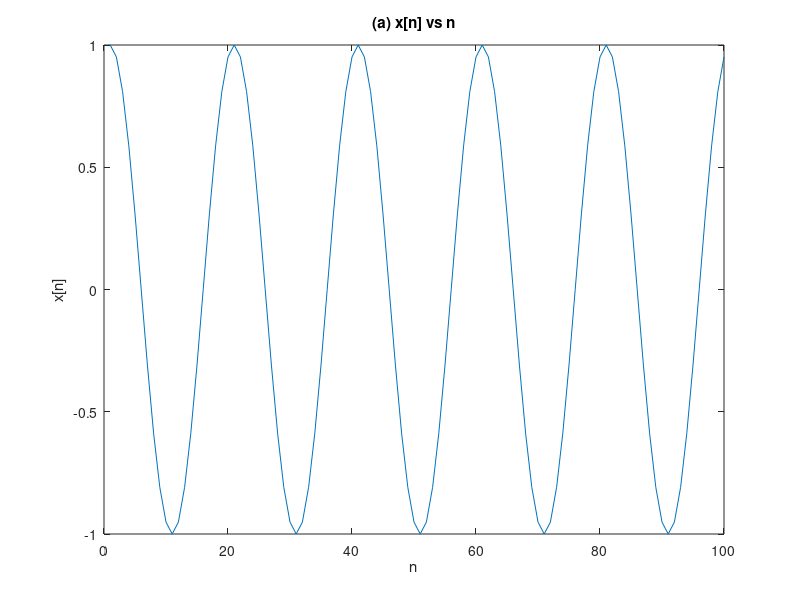
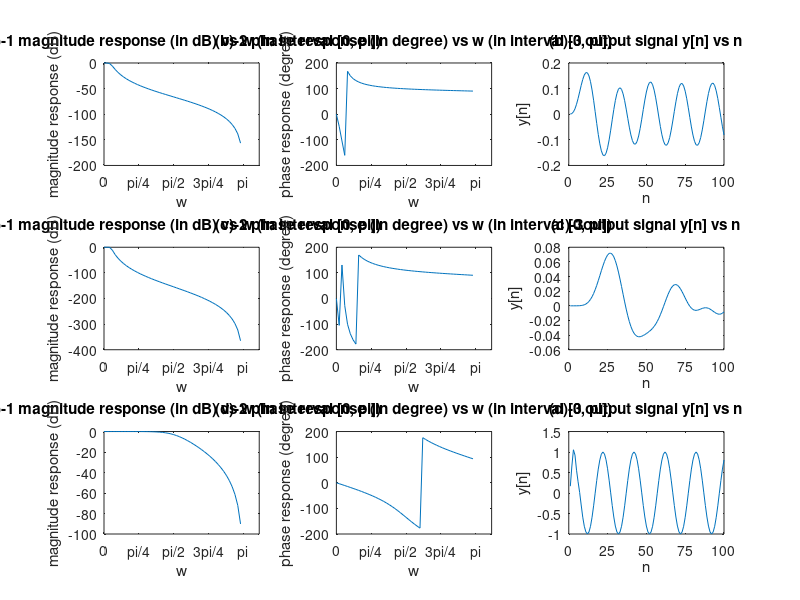

MATLAB code for these plots, in order:
clear all; clc;

%% (a)

Ts = 1 / 20; 
% sampling interval and the sampling frequency is fs = 1/Ts = 20 Hz
n = 1:100;
x = cos(2*pi*(n-1)*Ts);

figure(1);
plot(n, x);
title("(a) x[n] vs n");
xlabel("n");
ylabel("x[n]");

%% (b)

L = 3; % Filter order
fc = 0.05; % Cutoff frequency
[b, a] = butter(L, fc, "low");
K = 50;
% K-point complex frequency response vector H
% K-point frequency vecctor w in radians/sample of the filter
[H, w] = freqz(b, a, K);

figure(2);
Mag_H = 20 * log10(abs(H)); % magnitude of H in db

subplot(3, 3, 1);
plot(w, Mag_H);
title("(b)-1 magnitude response (in dB) vs w (in interval [0, pi])");
xlabel("w");
ylabel("magnitude response (dB)");
xticks([0, pi/4, pi/2, 3*pi/4, pi]);
xticklabels({"0", "\pi/4", "\pi/2", "3\pi/4", "\pi"});

phase = atan2(imag(H), real(H)); % arctan(imag(H)/real(H))
phase = phase * 180 / pi; % from radian to degree

subplot(3, 3, 2);
plot(w, phase);
xticks([0, pi/4, pi/2, 3*pi/4, pi]);
xticklabels({"0", "\pi/4", "\pi/2", "3\pi/4", "\pi"});
title("(b)-2 phase response (in degree) vs w (in interval [0, pi])");
xlabel("w");
ylabel("phase response (degree)");

y = filter(b, a, x); % output signal

subplot(3, 3, 3);
plot(n, y);
title("(b)-3 output signal y[n] vs n");
xlabel("n");
ylabel("y[n]");
xticks([0, 25, 50, 75, 100]);
xticklabels({"0", "25", "50", "75", "100"});

%% (c)

L = 7; % Filter order
fc = 0.05; % Cutoff frequency
[b, a] = butter(L, fc, "low");
% K-point complex frequency response vector H
% K-point frequency vecctor w in radians/sample of the filter
[H, w] = freqz(b, a, K);

Mag_H = 20 * log10(abs(H)); % magnitude of H in db

subplot(3, 3, 4);
plot(w, Mag_H);
title("(c)-1 magnitude response (in dB) vs w (in interval [0, pi])");
xlabel("w");
ylabel("magnitude response (dB)");
xticks([0, pi/4, pi/2, 3*pi/4, pi]);
xticklabels({"0", "\pi/4", "\pi/2", "3\pi/4", "\pi"});

phase = atan2(imag(H), real(H)); % arctan(imag(H)/real(H))
phase = phase * 180 / pi; % from radian to degree

subplot(3, 3, 5);
plot(w, phase);
xticks([0, pi/4, pi/2, 3*pi/4, pi]);
xticklabels({"0", "\pi/4", "\pi/2", "3\pi/4", "\pi"});
title("(c)-2 phase response (in degree) vs w (in interval [0, pi])");
xlabel("w");
ylabel("phase response (degree)");

y = filter(b, a, x); % output signal

subplot(3, 3, 6);
plot(n, y);
title("(c)-3output signal y[n] vs n");
xlabel("n");
ylabel("y[n]");
xticks([0, 25, 50, 75, 100]);
xticklabels({"0", "25", "50", "75", "100"});

%% (d)

L = 3; % Filter order
fc = 0.5; % Cutoff frequency
[b, a] = butter(L, fc, "low");
% K-point complex frequency response vector H
% K-point frequency vecctor w in radians/sample of the filter
[H, w] = freqz(b, a, K);

Mag_H = 20 * log10(abs(H)); % magnitude of H in db

subplot(3, 3, 7);
plot(w, Mag_H);
title("(d)-1 magnitude response (in dB) vs w (in interval [0, pi])");
xlabel("w");
ylabel("magnitude response (dB)");
xticks([0, pi/4, pi/2, 3*pi/4, pi]);
xticklabels({"0", "\pi/4", "\pi/2", "3\pi/4", "\pi"});

phase = atan2(imag(H), real(H)); % arctan(imag(H)/real(H))
phase = phase * 180 / pi; % from radian to degree

subplot(3, 3, 8);
plot(w, phase);
xticks([0, pi/4, pi/2, 3*pi/4, pi]);
xticklabels({"0", "\pi/4", "\pi/2", "3\pi/4", "\pi"});
title("(d)-2 phase response (in degree) vs w (in interval [0, pi])");
xlabel("w");
ylabel("phase response (degree)");

y = filter(b, a, x); % output signal

subplot(3, 3, 9);
plot(n, y);
title("(d)-3 output signal y[n] vs n");
xlabel("n");
ylabel("y[n]");
xticks([0, 25, 50, 75, 100]);
xticklabels({"0", "25", "50", "75", "100"});
